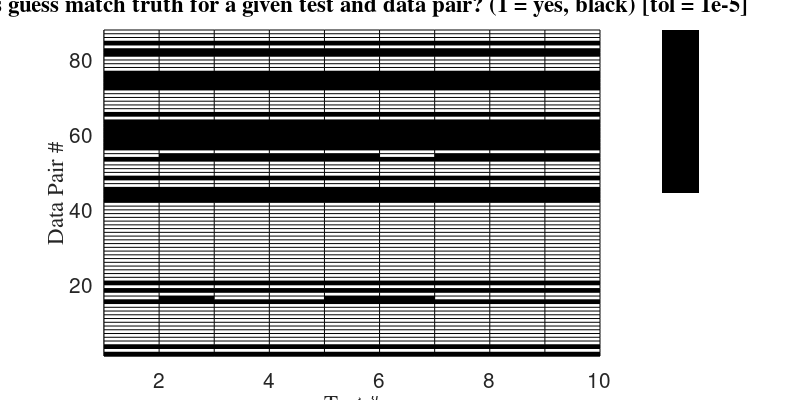

This chart was generated by the following MATLAB code:
printnum = 4;

if( printnum == 1),
    load TestingLeanWithPairsReport_pt01tol.mat;
    tol = '1e-2';
    tag = '01';
elseif( printnum == 2), 
    load TestingLeanWithPairsReport_pt001tol.mat;
    tol = '1e-3';
    tag = '001';
elseif( printnum == 3),
    load TestingLeanWithPairsReport_pt0001tol.mat;
    tol = '1e-4';
    tag = '0001';
elseif( printnum == 4),
    load TestingLeanWithPairsReport_pt00001tol.mat;
    tol = '1e-5';
    tag = '00001';
else
   ferror('Wrong printnum');
end;

width = 8;
height = 4;

figure('Units', 'inches', ...
'Position', [0 0 width height],...
'PaperPositionMode','auto');

hold on;
numColors = 2;
cmap = colormap(flipud(gray(numColors)));

% hImg = imagesc(lout_saved);
hImg = pcolor(lout_saved);
set(gca,'YDir','normal');

xlim([1 10]);
ylim([1 88]);
caxis([0 1]);
cbar = colorbar();
set(cbar,'Visible','off');

hXLabel = xlabel('Test #');
hYLabel = ylabel('Data Pair #');

set([hXLabel, hYLabel],'FontName','Times');
set([hXLabel, hYLabel],'FontSize', 15);

htitle = title(sprintf('Does guess match truth for a given test and data pair? (1 = yes, black) [tol = %s]',tol));
set(htitle,'FontName','Times');
set(htitle,'FontSize', 15);
set(gca,'fontsize',15);

hold off;
fn = sprintf('./tempTestingLeanPairs_tol%s.eps',tag);
print('-depsc2',fn);
close;